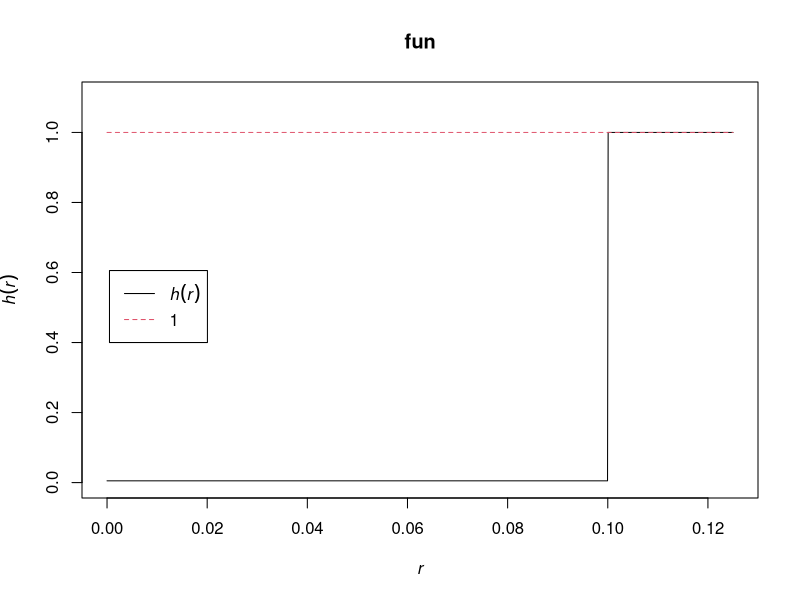

Generate this figure with R:
library(spatstat)


### Name: methods.fii
### Title: Methods for Fitted Interactions
### Aliases: methods.fii print.fii plot.fii coef.fii summary.fii
###   print.summary.fii coef.summary.fii
### Keywords: spatial methods

### ** Examples

  mod <- ppm(cells, ~1, Strauss(0.1))
  f <- fitin(mod)
  f
  summary(f)
  plot(f)
  coef(f)
  coef(summary(f))
